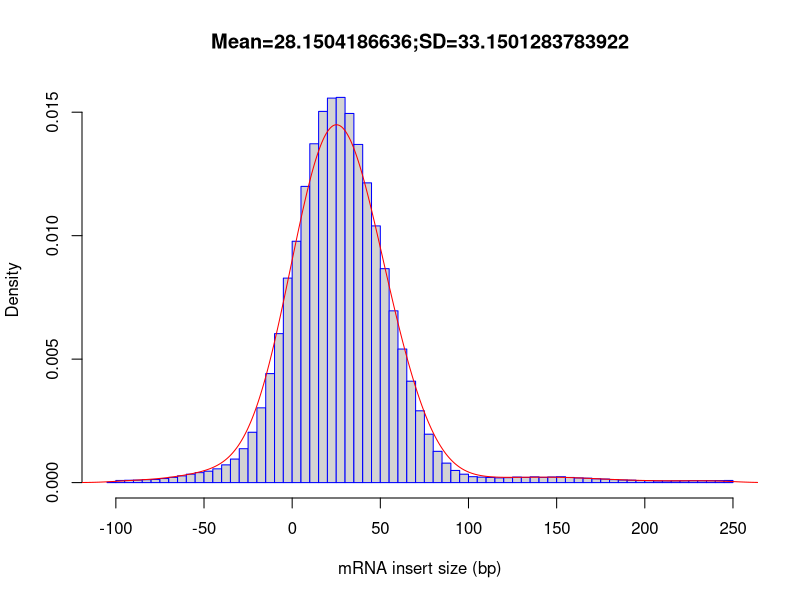

R code for this plot:
out_file = '/Users/ewels/GitHub/ewels/RustQC/benchmark/RustQC/large/GM12878_REP1.markdup.sorted'
pdf('/Users/ewels/GitHub/ewels/RustQC/benchmark/RustQC/large/GM12878_REP1.markdup.sorted.inner_distance_plot.pdf')
fragsize=rep(c(-247.5,-242.5,-237.5,-232.5,-227.5,-222.5,-217.5,-212.5,-207.5,-202.5,-197.5,-192.5,-187.5,-182.5,-177.5,-172.5,-167.5,-162.5,-157.5,-152.5,-147.5,-142.5,-137.5,-132.5,-127.5,-122.5,-117.5,-112.5,-107.5,-102.5,-97.5,-92.5,-87.5,-82.5,-77.5,-72.5,-67.5,-62.5,-57.5,-52.5,-47.5,-42.5,-37.5,-32.5,-27.5,-22.5,-17.5,-12.5,-7.5,-2.5,2.5,7.5,12.5,17.5,22.5,27.5,32.5,37.5,42.5,47.5,52.5,57.5,62.5,67.5,72.5,77.5,82.5,87.5,92.5,97.5,102.5,107.5,112.5,117.5,122.5,127.5,132.5,137.5,142.5,147.5,152.5,157.5,162.5,167.5,172.5,177.5,182.5,187.5,192.5,197.5,202.5,207.5,212.5,217.5,222.5,227.5,232.5,237.5,242.5,247.5),times=c(0,0,0,0,0,0,0,0,0,0,0,0,0,0,0,0,0,0,0,0,0,0,0,0,0,0,0,0,0,74,396,424,457,531,566,739,957,1232,1539,1821,2084,2517,3241,4303,6196,9196,13666,19924,27229,37377,44113,54135,61932,67846,70276,70404,67469,61809,54787,46918,39102,31396,24412,18531,13120,8848,5712,3556,2220,1531,1087,1001,939,866,902,1010,954,1047,953,1023,1077,941,853,804,697,645,550,477,435,372,365,305,300,319,331,349,339,354,366,387))
frag_sd = sd(fragsize)
frag_mean = mean(fragsize)
frag_median = median(fragsize)
write(x=c("Name","Mean","Median","sd"), sep="\t", file=stdout(),ncolumns=4)
write(c(out_file,frag_mean,frag_median,frag_sd),sep="\t", file=stdout(),ncolumns=4)
hist(fragsize,probability=T,breaks=100,xlab="mRNA insert size (bp)",main=paste(c("Mean=",frag_mean,";","SD=",frag_sd),collapse=""),border="blue")
lines(density(fragsize,bw=10),col='red')
dev.off()
